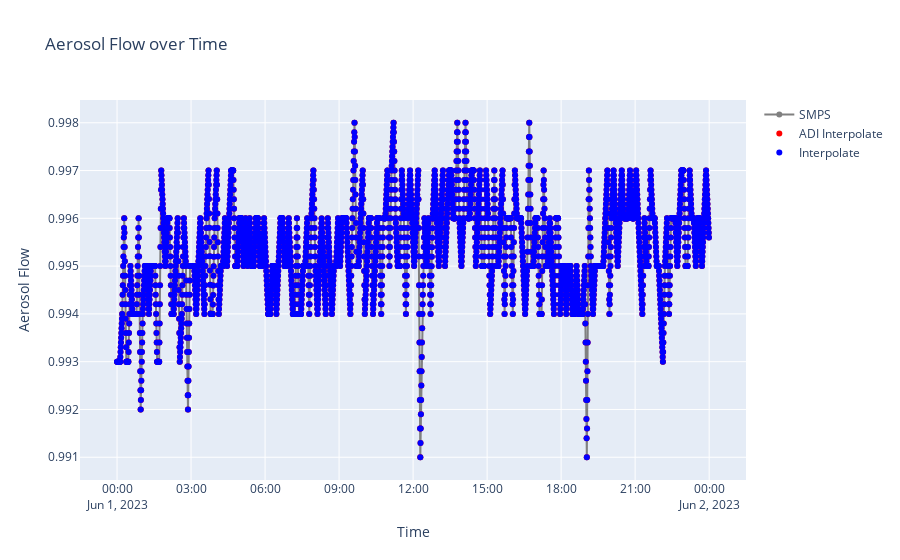

Source (notebook cell):
### Code cell
fig = go.Figure()

fig.add_trace(
    go.Scatter(
        x=smps["time_bounds"].mean(dim="bound"),
        y=smps["aerosol_flow"].values,
        mode="lines+markers",
        marker=dict(color="gray"),
        name="SMPS",
    )
)

fig.add_trace(
    go.Scatter(
        x=adi_interp["time_bounds"].mean(dim="bound"),
        y=adi_interp["aerosol_flow"].values,
        mode="markers",
        name="ADI Interpolate",
        marker=dict(color="red"),
    )
)

fig.add_trace(
    go.Scatter(
        x=output_dataset["time_bounds"].mean(dim="bound"),
        y=output_dataset["aerosol_flow"].values,
        mode="markers",
        name="Interpolate",
        marker=dict(color="blue"),
    )
)

# Update layout
fig.update_layout(
    title="Aerosol Flow over Time", xaxis_title="Time", yaxis_title="Aerosol Flow"
)

# Show plot
fig.show()

### Figure 1 — Plotly figure (JSON) as saved in the notebook; plotly's stock layout.template omitted (floating-point values rounded to 4 significant figures; data arrays with more than 128 entries replaced by an {"elided": "..."} marker saying what was removed)
{"data": [{"marker": {"color": "gray"}, "mode": "lines+markers", "name": "SMPS", "type": "scatter", "x": {"elided": "288 str values"}, "y": {"elided": "288 float values"}}, {"marker": {"color": "red"}, "mode": "markers", "name": "ADI Interpolate", "type": "scatter", "x": {"elided": "2880 str values"}, "y": {"elided": "2880 float values"}}, {"marker": {"color": "blue"}, "mode": "markers", "name": "Interpolate", "type": "scatter", "x": {"elided": "2880 str values"}, "y": {"elided": "2880 float values"}}], "layout": {"title": {"text": "Aerosol Flow over Time"}, "xaxis": {"title": {"text": "Time"}}, "yaxis": {"title": {"text": "Aerosol Flow"}}}}
